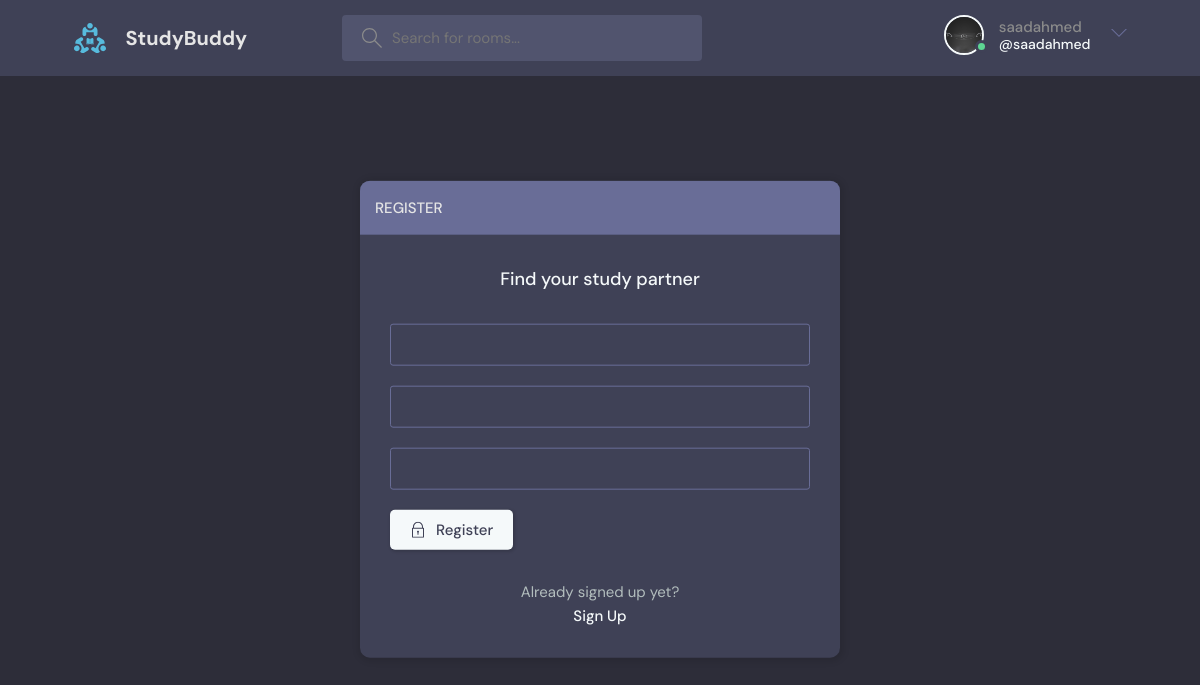
The app's page /register/ (signed in) with its own data.
### user/models.py (models this page shows)
class User(AbstractUser):
    name=models.CharField(null=True, max_length=250)
    email=models.EmailField(unique=True,null=True)
    bio=models.TextField(blank=True)
    avater =models.ImageField(null=True, default='avatar.svg')

### user/views.py (the view, shortened to what this page needs)
# urls.py: path('register/', views.registerPage , name="register"),
def registerPage(request):
    form =UserCreationForm()
    return render (request, 'base/login_register.html', {'form':form})

### templates/base/login_register.html (shortened to what this page needs)
{% extends "base/main.html" %}
{% block content %}
{% if page == 'login' %}
    <main class="auth layout">
      <div class="container">
        <div class="layout__box">
          <div class="layout__boxHeader">
            <div class="layout__boxTitle">
              <h3>Login</h3>
            </div>
          </div>
          <div class="layout__body">
            <h2 class="auth__tagline">Find your study partner</h2>
            <form class="form" action="" method='POST'>
              {% csrf_token %}
              <div class="form__group form__group">
                <label for="room_name">Username</label>
                <input id="username" name="username" type="text" placeholder="e.g. dennis_ivy" />
              </div>
              <div class="form__group">
                <label for="password">Password</label>
                <input
                  id="password"
                  name="password"
                  type="password"
                  placeholder="&bull;&bull;&bull;&bull;&bull;&bull;&bull;&bull;"
                />
              </div>
              <button class="btn btn--main" type="submit">
                <svg
                  version="1.1"
                  xmlns="http://www.w3.org/2000/svg"
                  width="32"
                  height="32"
                  viewBox="0 0 32 32"
                >
                  <title>lock</title>
                  <path
                    d="M27 12h-1v-2c0-5.514-4.486-10-10-10s-10 4.486-10 10v2h-1c-0.553 0-1 0.447-1 1v18c0 0.553 0.447 1 1 1h22c0.553 0 1-0.447 1-1v-18c0-0.553-0.447-1-1-1zM8 10c0-4.411 3.589-8 8-8s8 3.589 8 8v2h-16v-2zM26 30h-20v-16h20v16z"
                  ></path>
                  <path
                    d="M15 21.694v4.306h2v-4.306c0.587-0.348 1-0.961 1-1.694 0-1.105-0.895-2-2-2s-2 0.895-2 2c0 0.732 0.413 1.345 1 1.694z"
                  ></path>
                </svg>
                Login
              </button>
            </form>
            <div class="auth__action">
              <p>Haven't signed up yet?</p>
              <a href="{% url 'register' %}" class="btn btn--link">Sign Up</a>
            </div>
          </div>
        </div>
      </div>
      {% else %}
      <div class="container">
        <div class="layout__box">
          <div class="layout__boxHeader">
            <div class="layout__boxTitle">
              <h3>Register</h3>
            </div>
          </div>
          <div class="layout__body">
            <h2 class="auth__tagline">Find your study partner</h2>
            <form class="form" action="" method='POST'>
              {% for field in form %}
              <div class="form__group form__group">
                {{field}}
              </div>
              {%endfor %}
              <button class="btn btn--main" type="submit">
                Register
              </button>
            </form>
            <div class="auth__action">
              <p>Already signed up yet?</p>
              <a href="{% url 'login' %}" class="btn btn--link">Sign Up</a>
            </div>
          </div>
        </div>
      </div>
      {% endif %}
{% endblock content%}

### templates/base/navbar.html (shortened to what this page needs)
{% load static %}
<header class="header header--loggedIn">
    <div class="container">
      <a href="/" class="header__logo">
        <img src="{% static 'images/logo.svg' %}" />
        <h1>StudyBuddy</h1>
      </a>
      <form class="header__search" method="GET" action="{% url 'home' %}">
        <label>
          <input name='q'placeholder="Search for rooms..." />
        </label>
      </form>
      <nav class="header__menu">
        <div class="header__user">
          <a href="{%url 'user-profile' user.id%}">
            <div class="avatar avatar--medium active">
              <img src="{{user.avater.url}}" />
            </div>
            <p>{{user}} <span>@{{user}}</span></p>
          </a>
          <button class="dropdown-button">
            <svg version="1.1" xmlns="http://www.w3.org/2000/svg" width="32" height="32" viewBox="0 0 32 32">
              <title>chevron-down</title>
              <path d="M16 21l-13-13h-3l16 16 16-16h-3l-13 13z"></path>
            </svg>
          </button>
        </div>
      </nav>
    </div>
  </header>

### static/styles/style.css (style rules this page uses)
:root { --color-main: #f5f9fa; --color-main-light: #e1f6fb; --color-dark: #3f4156; --color-dark-medium: #51546e; --color-dark-light: #696d97; --color-light: #e5e5e5; --color-gray: #8b8b8b; --color-light-gray: #b2bdbd; --color-bg: #2d2d39; --color-success: #5dd693; --color-error: #fc4b0b; }
* { font-family: "DM Sans", -apple-system, BlinkMacSystemFont, "Segoe UI", Roboto, Oxygen, Ubuntu, Cantarell, "Open Sans", "Helvetica Neue", sans-serif; margin: 0; padding: 0; box-sizing: border-box; text-rendering: optimizeLegibility; font-size: inherit; }
html { font-size: 56.25%; }
@media only screen and (min-width: 1200px) { html { font-size: 62.5%; } }
body { line-height: 1.6; font-weight: 400; font-size: 1.5rem; color: var(--color-light-gray); background-color: var(--color-bg); min-height: 100vh; }
img { width: 100%; }
a { display: inline-block; color: var(--color-main); text-decoration: none; }
.container { max-width: 120rem; width: 90%; margin: auto; }
.btn { background-color: transparent; border: none; display: inline-flex; align-items: center; gap: 1rem; cursor: pointer; transition: all ease-in-out 0.3s; padding: 1rem 2rem; border-radius: 5px; box-shadow: 1px 1px 3px 1px rgba(0, 0, 0, 0.15); font-weight: 500; }
.btn--link { border-radius: 0; padding: 0; color: var(--color-main); box-shadow: none; }
.btn--main { background-color: var(--color-main); color: var(--color-dark); }
.btn > svg { fill: currentColor; width: 1.6rem; height: 1.6rem; }
.avatar { position: relative; display: inline-block; border-radius: 50%; border: 2px solid var(--color-main); }
.avatar img { display: block; border-radius: 50%; object-fit: cover; object-position: center; }
.avatar::after { content: ""; display: block; position: absolute; background-color: var(--color-gray); z-index: 111; border-radius: 50%; border: 0.3rem solid var(--color-dark); }
.avatar.active::after { background-color: var(--color-success); }
.avatar.avatar--medium img { width: 3.6rem; height: 3.6rem; border-radius: 50%; }
.avatar.avatar--medium:after { width: 0.7rem; height: 0.7rem; bottom: 0px; right: -6px; }
.header { padding: 1.5rem; background-color: var(--color-dark); }
.header > .container { display: flex; gap: 9.5rem; }
.header__logo, .header__user { display: flex; gap: 2rem; align-items: center; }
.header__logo > img { height: 3.2rem; width: 3.2rem; }
.header__logo > h1 { font-weight: 700; font-size: 2rem; color: var(--color-light); }
.header__search > label { background-color: var(--color-dark-medium); padding: 1.3rem 1rem; display: flex; align-items: center; gap: 1rem; border-radius: 4px; }
.header__search svg { fill: var(--color-gray); width: 2rem; height: 2rem; margin-left: 1rem; }
.header__search input { width: 30rem; background: transparent; border: none; outline: none; color: var(--color-light); }
.header__menu { margin-left: auto; position: relative; }
.header__menu a { display: flex; gap: 1.5rem; align-items: center; font-weight: 500; text-decoration: none; color: var(--color-gray); }
.header__menu img { height: 3.6rem; }
.header__menu p { line-height: 1.2; }
.header__menu span { color: var(--color-main); font-weight: 500; font-size: 1.4rem; display: block; }
.header__menu svg { width: 1.6rem; height: 1.6rem; fill: var(--color-dark-light); }
.dropdown-button { background: transparent; border: 0; outline: 0; cursor: pointer; }
.layout__box { width: 90%; max-width: 48rem; min-height: 40rem; position: absolute; top: 50%; left: 50%; transform: translate(-50%, -46%); background-color: var(--color-dark); border-radius: 1rem; box-shadow: 1px 1px 6px 3px rgba(0, 0, 0, 0.1); overflow: hidden; }
.layout__boxHeader { display: flex; padding: 1.5rem; background-color: var(--color-dark-light); }
.layout__boxTitle { display: flex; gap: 1.5rem; align-items: center; }
.layout__boxTitle h3 { text-transform: uppercase; font-weight: 500; color: var(--color-light); }
.layout__body { margin: 3rem; }
.form__group { margin-bottom: 2rem; width: 100%; }
.form__group input, .form__group textarea, .form__group select { background: transparent; border: 1px solid var(--color-dark-light); padding: 1rem; border-radius: 3px; width: 100%; color: var(--color-light); font-weight: 500; outline: none; }
.auth__tagline { text-align: center; margin-bottom: 3rem; color: var(--color-main); font-weight: 500; font-size: 1.8rem; }
.auth__action { margin-top: 3rem; text-align: center; }

### records on screen
User: avater (picture), username "saadahmed"
